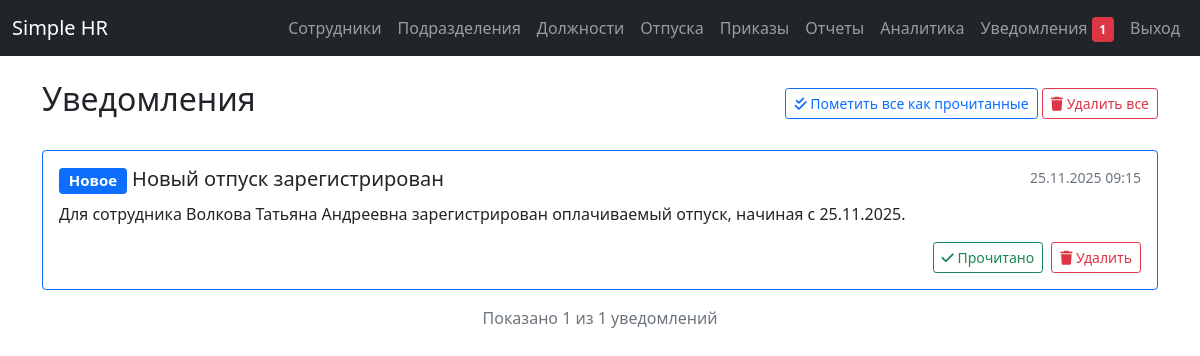
Screenshot of /notifications/ (signed in) with the database file from the repository.
### app/models.py (models this page shows)
class Notification(db.Model):
    id = db.Column(db.Integer, primary_key=True)
    user_id = db.Column(db.Integer, db.ForeignKey('user.id'), nullable=False, index=True)
    title = db.Column(db.String(200), nullable=False)
    message = db.Column(db.Text, nullable=False)
    is_read = db.Column(db.Boolean, default=False, nullable=False, index=True)
    created_at = db.Column(db.DateTime, default=datetime.utcnow, nullable=False, index=True)
    user = db.relationship('User', backref=db.backref('notifications', lazy=True))
    __table_args__ = (
        db.Index('idx_notification_user_read', 'user_id', 'is_read'),
    )

### app/routes/notifications.py (the view)
@bp.route('/')
@login_required
def list_notifications():
    page = request.args.get('page', 1, type=int)
    notifications = Notification.query.filter_by(user_id=current_user.id)\
                                   .order_by(Notification.created_at.desc())\
                                   .paginate(page=page, per_page=10, error_out=False)
    return render_template('notifications/list.html', notifications=notifications)

### app/templates/notifications/list.html (shortened to what this page needs)
{% extends "base.html" %}
{% block content %}
<div class="d-flex justify-content-between align-items-center mb-4">
    <h2>Уведомления</h2>
    {% if notifications.items %}
    <div>
        <form method="POST" action="{{ url_for('notifications.mark_all_as_read') }}" class="d-inline">
            <button type="submit" class="btn btn-outline-primary btn-sm">
                <i class="fas fa-check-double"></i> Пометить все как прочитанные
            </button>
        </form>
        <form method="POST" action="{{ url_for('notifications.delete_all_notifications') }}" class="d-inline">
            <button type="submit" class="btn btn-outline-danger btn-sm" onclick="return confirm('Вы уверены, что хотите удалить все уведомления?')">
                <i class="fas fa-trash"></i> Удалить все
            </button>
        </form>
    </div>
    {% endif %}
</div>
{% if notifications.items %}
<div class="row">
    <div class="col-12">
        {% for notification in notifications.items %}
        <div class="card mb-3 {% if not notification.is_read %}border-primary{% endif %}">
            <div class="card-body">
                <div class="d-flex justify-content-between">
                    <h5 class="card-title">
                        {% if not notification.is_read %}
                        <span class="badge bg-primary">Новое</span>
                        {% endif %}
                        {{ notification.title }}
                    </h5>
                    <small class="text-muted">{{ notification.created_at.strftime('%d.%m.%Y %H:%M') }}</small>
                </div>
                <p class="card-text">{{ notification.message }}</p>
                <div class="d-flex justify-content-end">
                    {% if not notification.is_read %}
                    <form method="POST" action="{{ url_for('notifications.mark_as_read', notification_id=notification.id) }}" class="d-inline me-2">
                        <button type="submit" class="btn btn-sm btn-outline-success">
                            <i class="fas fa-check"></i> Прочитано
                        </button>
                    </form>
                    {% endif %}
                    <form method="POST" action="{{ url_for('notifications.delete_notification', notification_id=notification.id) }}" class="d-inline">
                        <button type="submit" class="btn btn-sm btn-outline-danger" onclick="return confirm('Вы уверены, что хотите удалить это уведомление?')">
                            <i class="fas fa-trash"></i> Удалить
                        </button>
                    </form>
                </div>
            </div>
        </div>
        {% endfor %}
    </div>
</div>
<p class="text-center text-muted">Показано {{ notifications.items|length }} из {{ notifications.total }} уведомлений</p>
{% endif %}
{% endblock %}

### rows the page displays
Notification: is_read "Новое", title "Новый отпуск зарегистрирован", created_at "25.11.2025 09:15", message "Для сотрудника Волкова Татьяна Андреевна зарегистрирован оплачиваемый отпуск, начиная с 25.11.2025."

### other values shown
{{ notifications.items|length }} "1"
{{ notifications.total }} "1"
